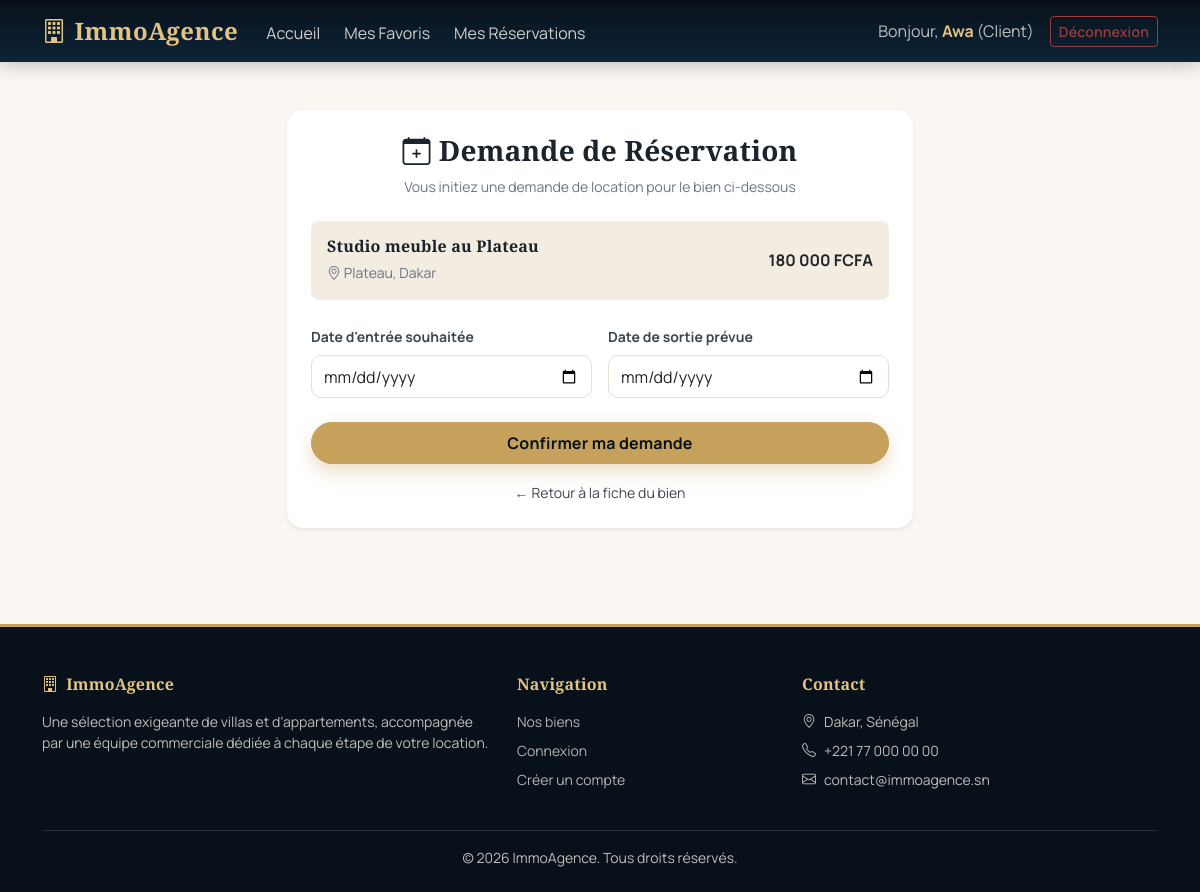
/client/reservations.php?id_bien=3 (signed in), run on the app's committed database.
### tables this page shows
CREATE TABLE `biens` (
  `id_bien` int(11) NOT NULL,
  `titre` varchar(200) NOT NULL,
  `description` text DEFAULT NULL,
  `adresse` varchar(255) NOT NULL,
  `prix_mensuel` decimal(12,2) NOT NULL,
  `superficie` decimal(10,2) NOT NULL,
  `nb_chambres` int(11) NOT NULL DEFAULT 0,
  `nb_pieces` int(11) NOT NULL DEFAULT 0,
  `type` enum('Appartement','Villa') NOT NULL,
  `date_ajout` timestamp NOT NULL DEFAULT current_timestamp()
);

### client/reservations.php (the view, shortened to what this page needs)
<?php
require_once '../config/bootstrap.php';
include_once '../includes/header.php';
$id_bien = isset($_GET['id_bien']) ? (int)$_GET['id_bien'] : 0;
$succes = false;
try {
    $stmtBien = $pdo->prepare("SELECT * FROM BIENS WHERE id_bien = :id_bien");
    $stmtBien->execute(['id_bien' => $id_bien]);
    $bien = $stmtBien->fetch();
} catch (PDOException $e) {
    error_log('Erreur de chargement du bien à réserver : ' . $e->getMessage());
    http_response_code(500);
    exit('Impossible de charger ce bien pour le moment.');
}
?>
<main class="container my-5" style="max-width: 650px;">
    <div class="card shadow-sm border-0 p-4 bg-white">
        <h3 class="fw-bold text-center mb-2 text-dark"><i class="bi bi-calendar-plus me-2"></i>Demande de Réservation</h3>
        <p class="text-muted text-center small mb-4">Vous initiez une demande de location pour le bien ci-dessous</p>
        <div class="p-3 bg-light rounded-3 mb-4 d-flex justify-content-between align-items-center">
            <div>
                <h6 class="fw-bold text-dark mb-1"><?php echo htmlspecialchars($bien['titre']); ?></h6>
                <small class="text-muted"><i class="bi bi-geo-alt"></i> <?php echo htmlspecialchars($bien['adresse']); ?></small>
            </div>
            <span class="fw-bold price-tag"><?php echo number_format($bien['prix_mensuel'], 0, ',', ' '); ?> FCFA</span>
        </div>
        <?php if ($succes): ?>
            <div class="alert alert-success text-center mb-0" role="alert">
                <h5 class="fw-bold">Demande enregistrée !</h5>
                <p class="small mb-3">Votre demande est actuellement en attente de validation par notre équipe commerciale.</p>
                <a href="mes_reservations.php" class="btn btn-success btn-sm rounded-pill px-4">Suivre mes réservations</a>
            </div>
        <?php else: ?>
            <form method="POST" action="reservations.php?id_bien=<?php echo $bien['id_bien']; ?>" novalidate>
                <div class="row g-3">
                    <div class="col-sm-6">
                        <label for="date_debut" class="form-label small fw-bold text-secondary">Date d'entrée souhaitée</label>
                        <input type="date" name="date_debut" id="date_debut" class="form-control" required value="<?php echo isset($_POST['date_debut']) ? htmlspecialchars($_POST['date_debut']) : ''; ?>">
                    </div>
                    <div class="col-sm-6">
                        <label for="date_fin" class="form-label small fw-bold text-secondary">Date de sortie prévue</label>
                        <input type="date" name="date_fin" id="date_fin" class="form-control" required value="<?php echo isset($_POST['date_fin']) ? htmlspecialchars($_POST['date_fin']) : ''; ?>">
                    </div>
                    <div class="col-12 mt-4">
                        <button type="submit" class="btn btn-primary w-100 py-2 rounded-pill fw-bold">Confirmer ma demande</button>
                    </div>
                </div>
            </form>
            <div class="text-center mt-3">
                <a href="../detail_bien.php?id=<?php echo $bien['id_bien']; ?>" class="text-secondary small text-decoration-none">← Retour à la fiche du bien</a>
            </div>
        <?php endif; ?>
    </div>
</main>
<?php include_once '../includes/footer.php'; ?>

### css/style.css (style rules this page uses)
:root { --navy-950: #081119; --navy-900: #0d2438; --navy-800: #133a56; --navy-700: #1c4d70; --gold-100: #f6ecd9; --gold-300: #e2c383; --gold-500: #c6a15b; --gold-600: #ad893f; --gold-700: #8f7233; --emerald-600: #2f6d45; --emerald-700: #24532f; --brick-600: #9c3b3f; --brick-700: #7c2f32; --cream-50: #faf7f2; --cream-100: #f2ece1; --ink-900: #1b232c; --ink-700: #3d4750; --ink-500: #6b7580; --border-soft: #e6ded0; --card-shadow: rgba(13, 36, 56, 0.08) 0px 6px 20px 0px; --card-hover-shadow: rgba(13, 36, 56, 0.18) 0px 16px 36px 0px; --font-display: 'Playfair Display', Georgia, 'Times New Roman', serif; --font-body: 'Manrope', 'Segoe UI', Tahoma, Geneva, Verdana, sans-serif; }
body { background-color: var(--cream-50); font-family: var(--font-body); color: var(--ink-900); display: flex; flex-direction: column; min-height: 100vh; }
main, .container { flex: 1; }
h1, h2, h3, h4, h5, h6, .fw-display { font-family: var(--font-display); letter-spacing: 0.2px; }
a { color: var(--navy-800); }
.text-dark { color: var(--ink-900) !important; }
.text-secondary { color: var(--ink-700) !important; }
.text-muted { color: var(--ink-500) !important; }
.bg-light { background-color: var(--cream-100) !important; }
.btn { font-weight: 600; letter-spacing: 0.2px; }
.btn-primary { --bs-btn-bg: var(--gold-500); --bs-btn-border-color: var(--gold-500); --bs-btn-hover-bg: var(--gold-600); --bs-btn-hover-border-color: var(--gold-600); --bs-btn-active-bg: var(--gold-700); --bs-btn-active-border-color: var(--gold-700); --bs-btn-color: var(--navy-950); --bs-btn-hover-color: var(--navy-950); --bs-btn-active-color: var(--navy-950); --bs-btn-disabled-bg: var(--gold-300); --bs-btn-disabled-border-color: var(--gold-300); box-shadow: rgba(198, 161, 91, 0.35) 0px 8px 18px 0px; }
.form-label { color: var(--ink-700); }
.form-control, .form-select { border: 1px solid var(--border-soft); border-radius: 10px; padding-top: 0.55rem; padding-bottom: 0.55rem; }
.card { border-radius: 16px; }

### data on the page
biens: titre "Studio meuble au Plateau", adresse "Plateau, Dakar", prix_mensuel "180 000"

### other printed values
$_SESSION['prenom'] "Awa"
$_SESSION['role'] "Client"
